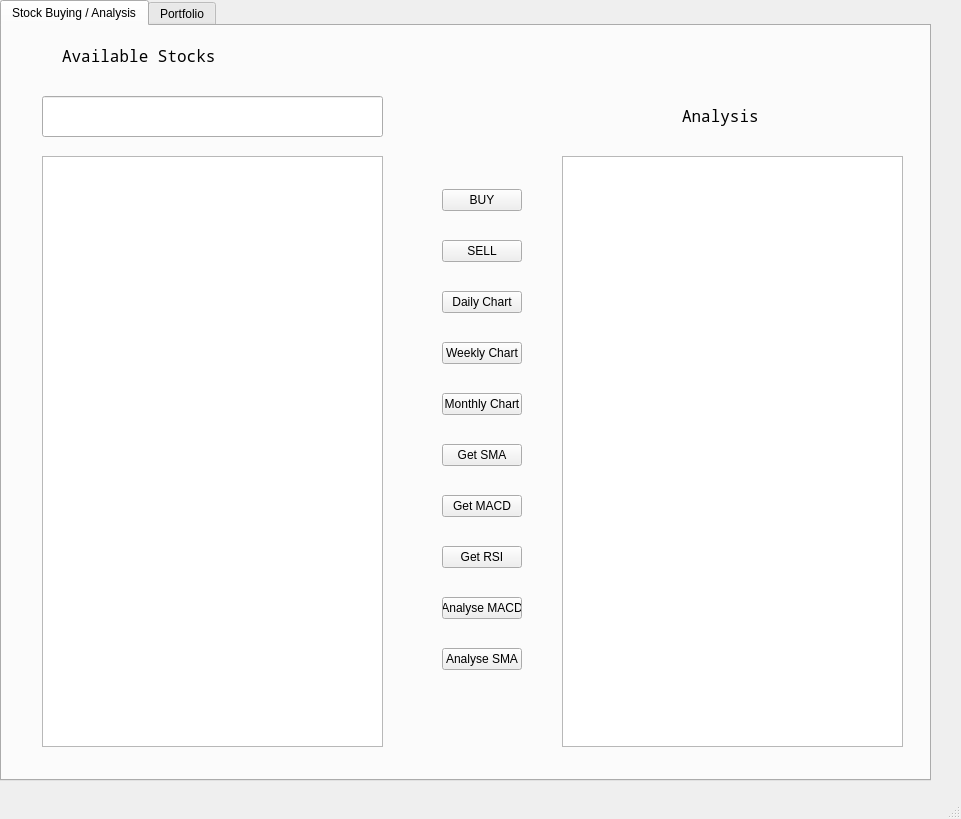
<?xml version="1.0" encoding="UTF-8"?>
<ui version="4.0">
 <class>MainWindow</class>
 <widget class="QMainWindow" name="MainWindow">
  <property name="geometry">
   <rect>
    <x>0</x>
    <y>0</y>
    <width>961</width>
    <height>819</height>
   </rect>
  </property>
  <property name="windowTitle">
   <string>MainWindow</string>
  </property>
  <widget class="QWidget" name="centralwidget">
   <widget class="QTabWidget" name="tabWidget">
    <property name="geometry">
     <rect>
      <x>0</x>
      <y>0</y>
      <width>931</width>
      <height>781</height>
     </rect>
    </property>
    <property name="currentIndex">
     <number>0</number>
    </property>
    <widget class="QWidget" name="tab_2">
     <attribute name="title">
      <string>Stock Buying / Analysis</string>
     </attribute>
     <widget class="QListWidget" name="listWidget">
      <property name="geometry">
       <rect>
        <x>40</x>
        <y>130</y>
        <width>341</width>
        <height>591</height>
       </rect>
      </property>
     </widget>
     <widget class="QLabel" name="label_2">
      <property name="geometry">
       <rect>
        <x>60</x>
        <y>10</y>
        <width>191</width>
        <height>41</height>
       </rect>
      </property>
      <property name="font">
       <font>
        <family>Noto Mono</family>
        <pointsize>12</pointsize>
       </font>
      </property>
      <property name="text">
       <string>Available Stocks</string>
      </property>
     </widget>
     <widget class="QWidget" name="layoutWidget">
      <property name="geometry">
       <rect>
        <x>440</x>
        <y>140</y>
        <width>80</width>
        <height>531</height>
       </rect>
      </property>
      <layout class="QVBoxLayout" name="verticalLayout_2">
       <item>
        <widget class="QPushButton" name="pushButton">
         <property name="text">
          <string>BUY</string>
         </property>
        </widget>
       </item>
       <item>
        <widget class="QPushButton" name="pushButton_2">
         <property name="text">
          <string>SELL</string>
         </property>
        </widget>
       </item>
       <item>
        <widget class="QPushButton" name="daily_chart">
         <property name="text">
          <string>Daily Chart</string>
         </property>
        </widget>
       </item>
       <item>
        <widget class="QPushButton" name="weekly_chart">
         <property name="text">
          <string>Weekly Chart</string>
         </property>
        </widget>
       </item>
       <item>
        <widget class="QPushButton" name="monthly_chart">
         <property name="text">
          <string>Monthly Chart</string>
         </property>
        </widget>
       </item>
       <item>
        <widget class="QPushButton" name="get_sma">
         <property name="text">
          <string>Get SMA</string>
         </property>
        </widget>
       </item>
       <item>
        <widget class="QPushButton" name="get_macd">
         <property name="text">
          <string>Get MACD</string>
         </property>
        </widget>
       </item>
       <item>
        <widget class="QPushButton" name="get_rsi">
         <property name="text">
          <string>Get RSI</string>
         </property>
        </widget>
       </item>
       <item>
        <widget class="QPushButton" name="anal_macd">
         <property name="text">
          <string>Analyse MACD</string>
         </property>
        </widget>
       </item>
       <item>
        <widget class="QPushButton" name="anal_sma">
         <property name="text">
          <string>Analyse SMA</string>
         </property>
        </widget>
       </item>
      </layout>
     </widget>
     <widget class="QLineEdit" name="lineEdit">
      <property name="geometry">
       <rect>
        <x>40</x>
        <y>70</y>
        <width>341</width>
        <height>41</height>
       </rect>
      </property>
     </widget>
     <widget class="QListWidget" name="listWidget_2">
      <property name="geometry">
       <rect>
        <x>560</x>
        <y>130</y>
        <width>341</width>
        <height>591</height>
       </rect>
      </property>
     </widget>
     <widget class="QLabel" name="label_4">
      <property name="geometry">
       <rect>
        <x>680</x>
        <y>70</y>
        <width>191</width>
        <height>41</height>
       </rect>
      </property>
      <property name="font">
       <font>
        <family>Noto Mono</family>
        <pointsize>12</pointsize>
       </font>
      </property>
      <property name="text">
       <string>Analysis</string>
      </property>
     </widget>
    </widget>
    <widget class="QWidget" name="tab">
     <attribute name="title">
      <string>Portfolio</string>
     </attribute>
     <widget class="QLabel" name="label">
      <property name="geometry">
       <rect>
        <x>30</x>
        <y>20</y>
        <width>631</width>
        <height>81</height>
       </rect>
      </property>
      <property name="font">
       <font>
        <family>Noto Mono</family>
        <pointsize>28</pointsize>
       </font>
      </property>
      <property name="text">
       <string>Your Total Investment Value: </string>
      </property>
     </widget>
     <widget class="QListWidget" name="list_stock">
      <property name="geometry">
       <rect>
        <x>50</x>
        <y>110</y>
        <width>361</width>
        <height>371</height>
       </rect>
      </property>
     </widget>
     <widget class="QLabel" name="value_investment">
      <property name="geometry">
       <rect>
        <x>650</x>
        <y>30</y>
        <width>341</width>
        <height>51</height>
       </rect>
      </property>
      <property name="font">
       <font>
        <family>Noto Mono</family>
        <pointsize>20</pointsize>
       </font>
      </property>
      <property name="text">
       <string>TextLabel</string>
      </property>
     </widget>
     <widget class="QLabel" name="label_3">
      <property name="geometry">
       <rect>
        <x>20</x>
        <y>510</y>
        <width>531</width>
        <height>81</height>
       </rect>
      </property>
      <property name="font">
       <font>
        <family>Noto Mono</family>
        <pointsize>28</pointsize>
       </font>
      </property>
      <property name="text">
       <string>Current portfolio value: </string>
      </property>
     </widget>
     <widget class="QLabel" name="value_investment_2">
      <property name="geometry">
       <rect>
        <x>560</x>
        <y>530</y>
        <width>341</width>
        <height>51</height>
       </rect>
      </property>
      <property name="font">
       <font>
        <family>Noto Mono</family>
        <pointsize>20</pointsize>
       </font>
      </property>
      <property name="text">
       <string>TextLabel</string>
      </property>
     </widget>
     <widget class="QWidget" name="layoutWidget">
      <property name="geometry">
       <rect>
        <x>480</x>
        <y>180</y>
        <width>91</width>
        <height>231</height>
       </rect>
      </property>
      <layout class="QVBoxLayout" name="verticalLayout">
       <item>
        <widget class="QPushButton" name="add_stock">
         <property name="text">
          <string>Add</string>
         </property>
        </widget>
       </item>
       <item>
        <widget class="QPushButton" name="buy_stock">
         <property name="text">
          <string>BUY</string>
         </property>
        </widget>
       </item>
       <item>
        <widget class="QPushButton" name="sell_stock">
         <property name="text">
          <string>SELL</string>
         </property>
        </widget>
       </item>
      </layout>
     </widget>
    </widget>
   </widget>
  </widget>
  <widget class="QMenuBar" name="menubar">
   <property name="geometry">
    <rect>
     <x>0</x>
     <y>0</y>
     <width>961</width>
     <height>21</height>
    </rect>
   </property>
  </widget>
  <widget class="QStatusBar" name="statusbar"/>
 </widget>
 <resources/>
 <connections/>
</ui>
